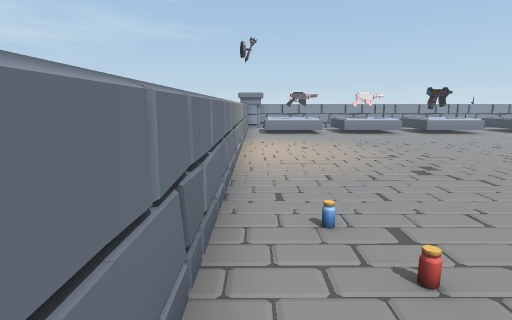
view 1 (above)

18 first-person views from a walk through a scene from a Unity 3-D project. The camera is 1.4 m above the floor, tilts 10° down and sees 80° across. The floor is counted in squares, 1 m on a side. Each view is taken from the middle of a square. On the plan, view 1 faces up. The plan holds only what a view shows up to about 14 squares ahead; the rest is blank. The player is left out. Some animated figures are not drawn. Some surface patterns are stand-ins.

view 2
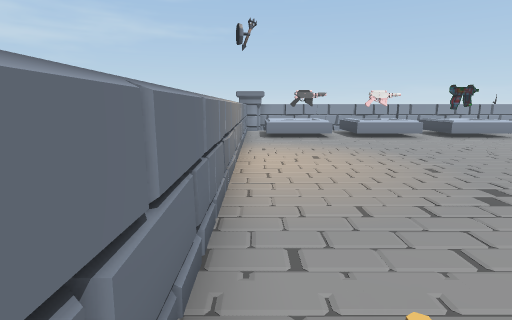

view 3
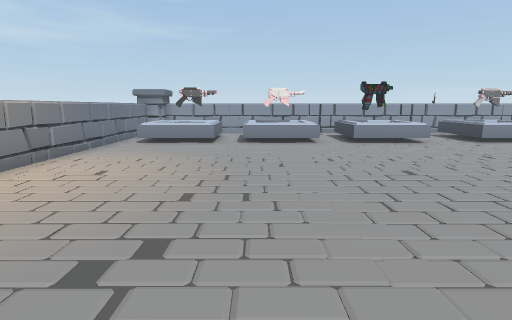

view 4
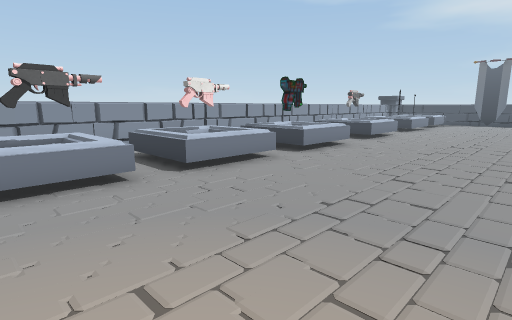

view 5
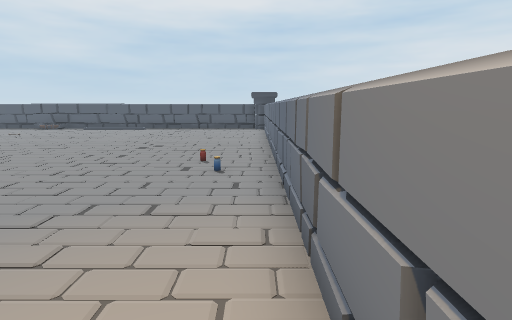

view 6
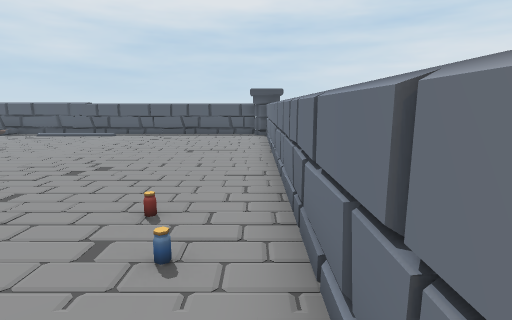

view 7
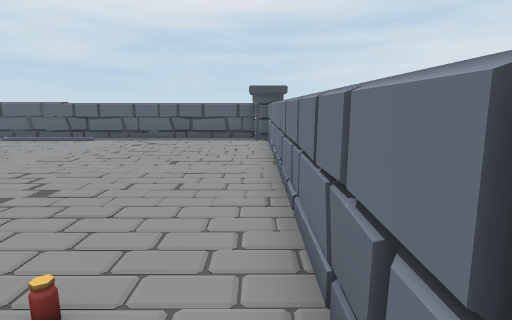

view 8
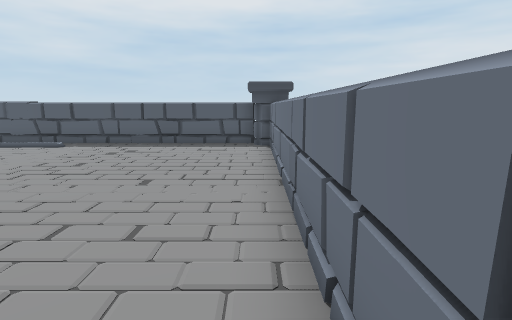

view 9
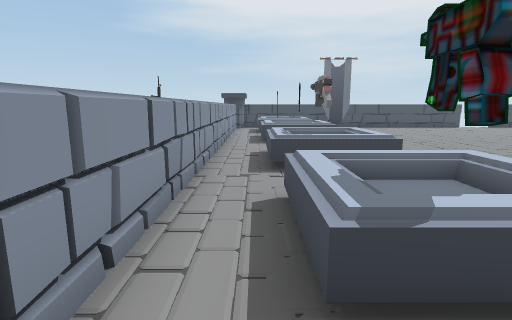

view 10
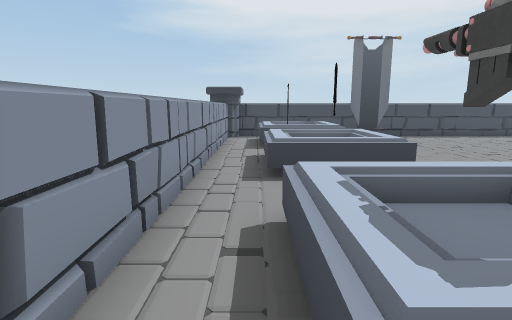

view 11
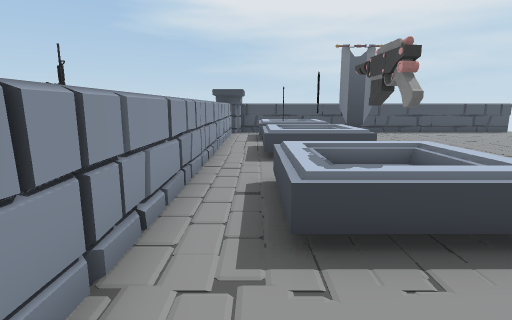

view 12
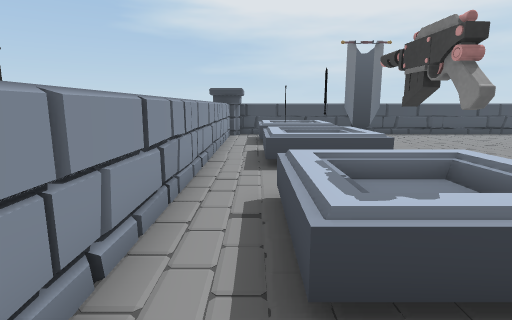

view 13
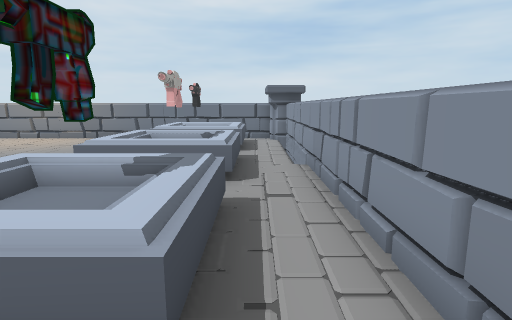

view 14
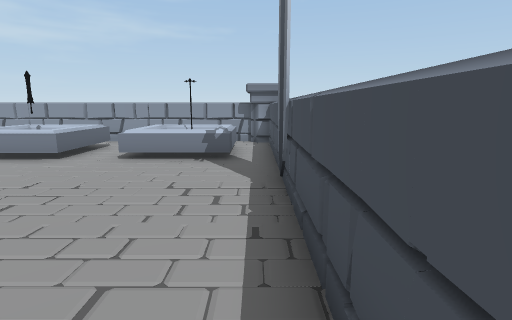

view 15
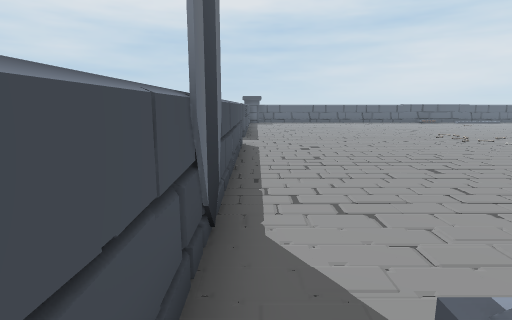

view 16
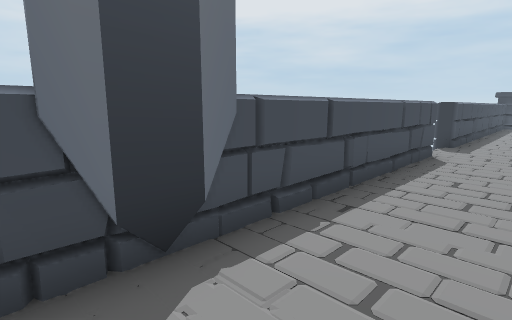

view 17
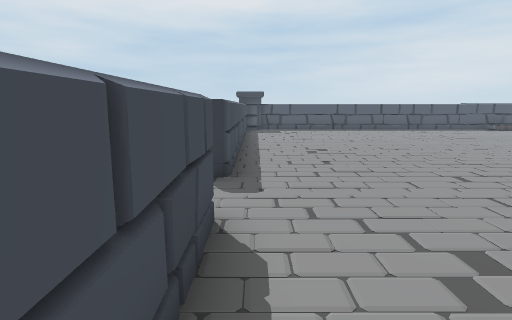

view 18
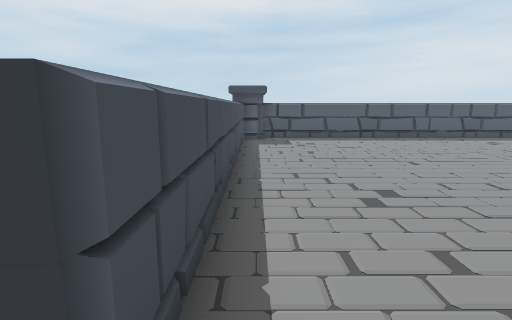

### Floor plan
Key: @ floor where view 1 was taken; # wall or solid block; x gap in a wall; . floor; = window, fence, low wall or low ledge; ^ raised ledge; O other object.
Columns run from 1 left of view 1 to 28 right of it. Each row starts with its distance up from view 1.
 21 O##                         ##
 20 OO#########^^#############^^O#
 19 #...................^^^..===.#
 18 #.^^=.=^^.^^^=.^^== ^^^^.^^^.#
 17 #.^O^.=O^.OO==.OO== ^O^^.^^^.#
 16 #.^^=.=^^.^^^=.^^== ^===.^^^.#
 15 #.................    .......#
 14 #...................  .......O
 13 #.................... .......#
 12 #............................#
 11 #............................#
 10 #...........       ..........#
  9 #...........        .........#
  8 #..........         .........#
  7 #.........          .........#
  6 #........          ..........#
  5 #......           ...........
  4 #......          ............
  3 #.O.....         ..  ........x
  2 #.O......             .......#
  1 #.........           ........#
  0 #@.........         .........#
 -1 #..........         .........#
 -2 #...........       ..........#
 -3 #...........      ...........#
 -4 #...........     ............#
 -5 #..........      ............#
 -6 #...........       ..........#
 -7 #............      ..........#
 -8 #............     ...........#
 -9 #O.......        ...........O#
-10  O###########    #############

Positions as (right, up) in squares from view 1, and headings:
1: (0, 0), facing up
2: (0, 2), facing up
3: (5, 4), facing up
4: (1, 10), facing up-right
5: (0, 10), facing down
6: (0, 6), facing down
7: (0, 4), facing down
8: (0, 2), facing down
9: (7, 19), facing right
10: (13, 19), facing right
11: (11, 19), facing right
12: (12, 19), facing right
13: (13, 19), facing left
14: (27, 8), facing up
15: (27, 17), facing down
16: (25, 15), facing down-right
17: (27, 9), facing down
18: (27, 4), facing down
